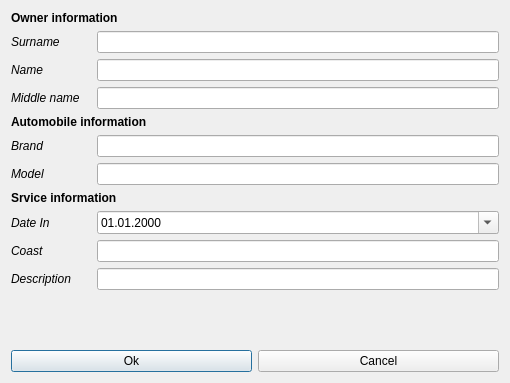
<?xml version="1.0" encoding="UTF-8"?>
<ui version="4.0">
 <class>Dialog_Add_Owner</class>
 <widget class="QDialog" name="Dialog_Add_Owner">
  <property name="geometry">
   <rect>
    <x>0</x>
    <y>0</y>
    <width>510</width>
    <height>383</height>
   </rect>
  </property>
  <property name="windowTitle">
   <string>Dialog</string>
  </property>
  <layout class="QVBoxLayout" name="verticalLayout">
   <item>
    <widget class="QLabel" name="labelOwner">
     <property name="font">
      <font>
       <weight>75</weight>
       <bold>true</bold>
      </font>
     </property>
     <property name="text">
      <string>Owner information</string>
     </property>
    </widget>
   </item>
   <item>
    <layout class="QFormLayout" name="formLayout">
     <item row="0" column="1">
      <widget class="QLineEdit" name="lineSurname"/>
     </item>
     <item row="0" column="0">
      <widget class="QLabel" name="label_surname">
       <property name="minimumSize">
        <size>
         <width>80</width>
         <height>0</height>
        </size>
       </property>
       <property name="font">
        <font>
         <italic>true</italic>
        </font>
       </property>
       <property name="text">
        <string>Surname </string>
       </property>
      </widget>
     </item>
     <item row="1" column="1">
      <widget class="QLineEdit" name="lineName"/>
     </item>
     <item row="1" column="0">
      <widget class="QLabel" name="label_name">
       <property name="minimumSize">
        <size>
         <width>80</width>
         <height>0</height>
        </size>
       </property>
       <property name="font">
        <font>
         <italic>true</italic>
        </font>
       </property>
       <property name="text">
        <string>Name</string>
       </property>
      </widget>
     </item>
     <item row="2" column="1">
      <widget class="QLineEdit" name="lineMiddleName"/>
     </item>
     <item row="2" column="0">
      <widget class="QLabel" name="label_middle_name">
       <property name="minimumSize">
        <size>
         <width>80</width>
         <height>0</height>
        </size>
       </property>
       <property name="font">
        <font>
         <italic>true</italic>
        </font>
       </property>
       <property name="text">
        <string>Middle name</string>
       </property>
      </widget>
     </item>
    </layout>
   </item>
   <item>
    <widget class="QLabel" name="labelAuto">
     <property name="font">
      <font>
       <weight>75</weight>
       <bold>true</bold>
      </font>
     </property>
     <property name="text">
      <string>Automobile information</string>
     </property>
    </widget>
   </item>
   <item>
    <layout class="QFormLayout" name="formLayout_2">
     <item row="0" column="1">
      <widget class="QLineEdit" name="lineBrand"/>
     </item>
     <item row="0" column="0">
      <widget class="QLabel" name="label_brand">
       <property name="minimumSize">
        <size>
         <width>80</width>
         <height>0</height>
        </size>
       </property>
       <property name="font">
        <font>
         <italic>true</italic>
        </font>
       </property>
       <property name="text">
        <string>Brand</string>
       </property>
      </widget>
     </item>
     <item row="1" column="1">
      <widget class="QLineEdit" name="lineModel"/>
     </item>
     <item row="1" column="0">
      <widget class="QLabel" name="label_model">
       <property name="minimumSize">
        <size>
         <width>80</width>
         <height>0</height>
        </size>
       </property>
       <property name="font">
        <font>
         <italic>true</italic>
        </font>
       </property>
       <property name="text">
        <string>Model</string>
       </property>
      </widget>
     </item>
    </layout>
   </item>
   <item>
    <widget class="QLabel" name="labelService">
     <property name="font">
      <font>
       <weight>75</weight>
       <bold>true</bold>
      </font>
     </property>
     <property name="text">
      <string>Srvice information</string>
     </property>
    </widget>
   </item>
   <item>
    <layout class="QFormLayout" name="formLayout_3">
     <item row="0" column="0">
      <widget class="QLabel" name="label_date_in">
       <property name="minimumSize">
        <size>
         <width>80</width>
         <height>0</height>
        </size>
       </property>
       <property name="font">
        <font>
         <italic>true</italic>
        </font>
       </property>
       <property name="text">
        <string>Date In</string>
       </property>
      </widget>
     </item>
     <item row="0" column="1">
      <widget class="QDateEdit" name="dateIn">
       <property name="displayFormat">
        <string>dd.MM.yyyy</string>
       </property>
       <property name="calendarPopup">
        <bool>true</bool>
       </property>
      </widget>
     </item>
     <item row="1" column="0">
      <widget class="QLabel" name="label_coast">
       <property name="minimumSize">
        <size>
         <width>80</width>
         <height>0</height>
        </size>
       </property>
       <property name="font">
        <font>
         <italic>true</italic>
        </font>
       </property>
       <property name="text">
        <string>Coast</string>
       </property>
      </widget>
     </item>
     <item row="1" column="1">
      <widget class="QLineEdit" name="lineCoast">
       <property name="inputMethodHints">
        <set>Qt::ImhNone</set>
       </property>
      </widget>
     </item>
     <item row="2" column="0">
      <widget class="QLabel" name="label_descr">
       <property name="minimumSize">
        <size>
         <width>80</width>
         <height>0</height>
        </size>
       </property>
       <property name="font">
        <font>
         <italic>true</italic>
        </font>
       </property>
       <property name="text">
        <string>Description</string>
       </property>
      </widget>
     </item>
     <item row="2" column="1">
      <widget class="QLineEdit" name="lineDescr"/>
     </item>
    </layout>
   </item>
   <item>
    <spacer name="verticalSpacer">
     <property name="orientation">
      <enum>Qt::Vertical</enum>
     </property>
     <property name="sizeHint" stdset="0">
      <size>
       <width>20</width>
       <height>40</height>
      </size>
     </property>
    </spacer>
   </item>
   <item>
    <layout class="QHBoxLayout" name="horizontalLayout_2">
     <item>
      <widget class="QPushButton" name="buttonOk">
       <property name="text">
        <string>Ok</string>
       </property>
      </widget>
     </item>
     <item>
      <widget class="QPushButton" name="buttonCancel">
       <property name="text">
        <string>Cancel</string>
       </property>
      </widget>
     </item>
    </layout>
   </item>
  </layout>
 </widget>
 <resources/>
 <connections/>
</ui>
